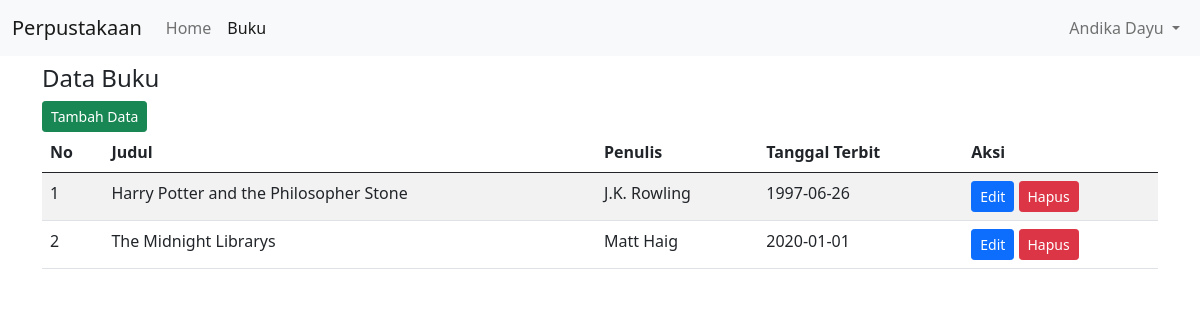
The app's page /books.php (signed in), older data.
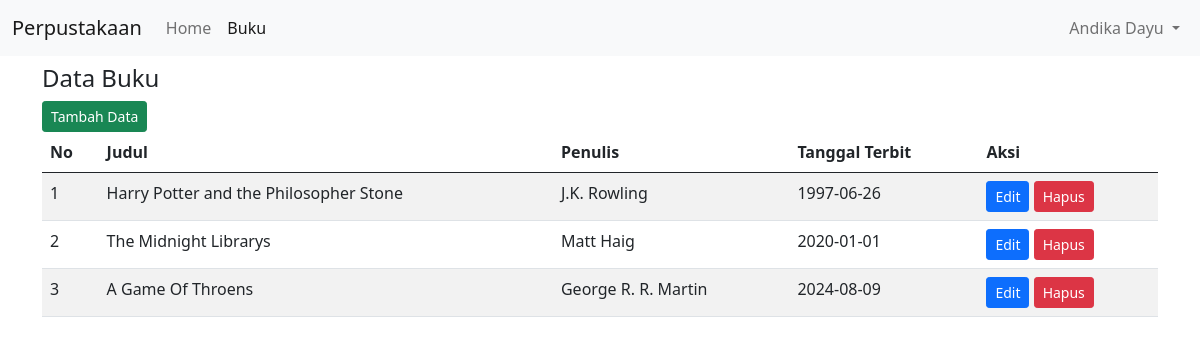
The same page, newer data.
### tables this page shows
CREATE TABLE `buku`  (
  `id` int NOT NULL AUTO_INCREMENT,
  `nama` varchar(100) NOT NULL,
  `penulis` varchar(100) NOT NULL,
  `tanggal_terbit` date NOT NULL,
  `created_at` datetime(0) NULL DEFAULT NULL,
  `updated_at` datetime(0) NULL DEFAULT NULL,
  `deleted_at` datetime(0) NULL DEFAULT NULL,
  PRIMARY KEY (`id`) USING BTREE
);

### models/models.php (called while the page is built, shortened)
<?php
include 'structs.php';
class Models
{
    private $koneksi;
    private $dbHost = "localhost";
    private $dbName = "uas_perpustakaan";
    private $dbUser = "root";
    private $dbPass = "";
    private $bukuTable = "buku";
    public function __construct()
    {
        $this->koneksi = mysqli_connect($this->dbHost, $this->dbUser, $this->dbPass, $this->dbName);
    }
    public function GetAllBooks(): array
    {
        $all_result = array();
        $sql = "SELECT * FROM $this->bukuTable WHERE deleted_at IS NULL";
        $result = mysqli_query($this->koneksi, $sql);
        while ($row = mysqli_fetch_array($result)) {
            $all_result[] = new Books($row['id'], $row['nama'], $row['penulis'], $row['tanggal_terbit'], $row['deleted_at'] != null ? true : false);
        }
        return $all_result;
    }
}
$myModels = new Models();

### models/structs.php (called while the page is built, shortened)
<?php
class Books
{
    public function __construct($id, $nama, $penulis, $tanggal_terbit, $isDeleted)
    {
        $this->nama = $nama;
        $this->penulis = $penulis;
        $this->tanggal_terbit = $tanggal_terbit;
    }
}

### books.php (the view, shortened to what this page needs)
<!DOCTYPE html>
<html lang="en">
<head>
    <link rel="stylesheet" href="css/bootstrap.min.css">
</head>
<body>
    <?php include('components/navbar.php'); ?>
    <div class="container mt-2">
        <h4>Data Buku</h4>
        <a href="form_books.php?action=create" class="btn btn-success btn-sm">Tambah Data</a>
        <table class="table table-hover table-striped">
            <thead>
                <tr>
                    <th>No</th>
                    <th>Judul</th>
                    <th>Penulis</th>
                    <th>Tanggal Terbit</th>
                    <th>Aksi</th>
                </tr>
            </thead>
            <tbody>
                <?php
                include 'models/models.php';
                $no = 1;
                $books = $myModels->GetAllBooks();
                foreach ($books as $key => $data) {
                    echo "<tr>";
                    echo "<td>" . $no++ . "</td>";
                    echo "<td>" . $data->nama . "</td>";
                    echo "<td>" . $data->penulis . "</td>";
                    echo "<td>" . $data->tanggal_terbit . "</td>";
                    echo "<td><a href='form_books.php?action=update&id=" . $data->id . "' class='btn btn-primary btn-sm'>Edit</a> <a href='form_books.php?action=delete&id=" . $data->id . "' class='btn btn-danger btn-sm'>Hapus</a></td>";
                    echo "</tr>";
                }
                ?>
            </tbody>
        </table>
    </div>
</body>
</html>

### components/navbar.php (shortened to what this page needs)
<nav class="navbar navbar-expand-lg navbar-light bg-light">
    <div class="container-fluid">
        <a class="navbar-brand" href="#">Perpustakaan</a>
        <div class="collapse navbar-collapse" id="navbarSupportedContent">
            <ul class="navbar-nav me-auto mb-2 mb-lg-0">
                <li class="nav-item">
                    <a class="nav-link" id="nav-home" aria-current="page" href="index.php">Home</a>
                </li>
                <li class="nav-item">
                    <a class="nav-link" id="nav-book" href="books.php">Buku</a>
                </li>
            </ul>
            <ul class="navbar-nav ms-auto">
                <li class="nav-item dropdown">
                    <a class="nav-link dropdown-toggle" href="#" id="navbarDropdown" role="button" data-bs-toggle="dropdown" aria-expanded="false">
                        <?php echo $_SESSION['nama']; ?>
                    </a>
                </li>
            </ul>
        </div>
    </div>
</nav>

Row changes from the older to the newer data that the page shows:
added buku: nama "A Game Of Throens", penulis "George R. R. Martin", tanggal_terbit "2024-08-09"
